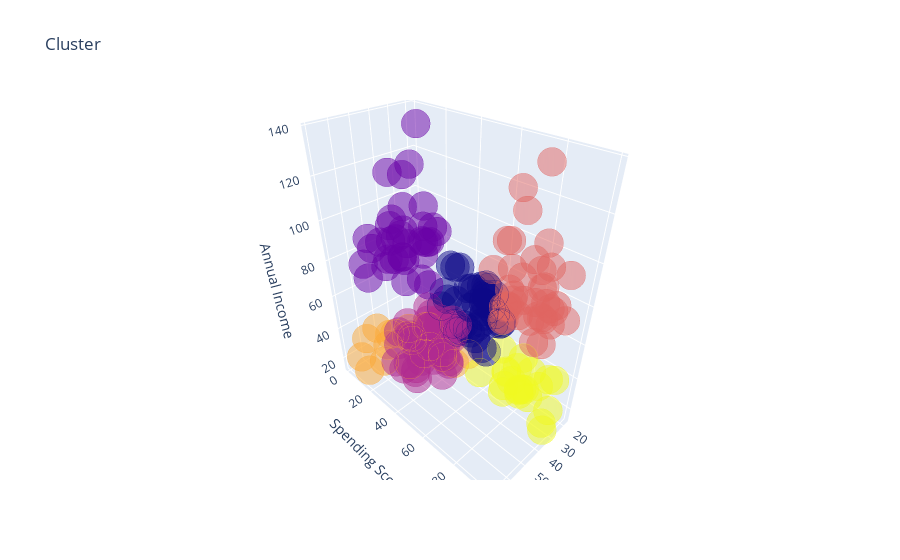

The notebook cell saved with this chart:
### Code cell
df['labels'] = labels3
trace = go.Scatter3d(
    x = df['Age'],
    y = df['Spending Score (1-100)'],
    z = df['Annual Income (k$)'],
    mode='markers',
    marker=dict(
        color=df['labels'],
        size=10,
        line=dict(color=df['labels'], width=12),
        opacity=0.5
    )
)
data = [trace]
layout= go.Layout(
    title='Cluster',
    scene = dict(
        xaxis = dict(title = 'Age'),
        yaxis = dict(title = 'Spending Score'),
        zaxis = dict(title = 'Annual Income')
    )
)
fig = go.Figure(data=data, layout=layout)
py.offline.iplot(fig)

### Figure 1 — Plotly figure (JSON) as saved in the notebook; plotly's stock layout.template omitted (floating-point values rounded to 4 significant figures; data arrays with more than 128 entries replaced by an {"elided": "..."} marker saying what was removed)
{"data": [{"marker": {"color": {"elided": "200 int values"}, "line": {"color": {"elided": "200 int values"}, "width": 12}, "opacity": 0.5, "size": 10}, "mode": "markers", "type": "scatter3d", "x": {"elided": "200 int values"}, "y": {"elided": "200 int values"}, "z": {"elided": "200 int values"}}], "layout": {"scene": {"xaxis": {"title": {"text": "Age"}}, "yaxis": {"title": {"text": "Spending Score"}}, "zaxis": {"title": {"text": "Annual Income"}}}, "title": {"text": "Cluster"}}}
